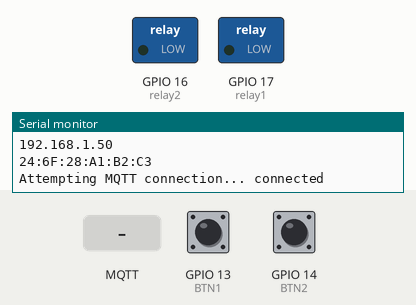
The sketch below on a simulated ESP32. On the bench: switched loads named in the sketch (green lamp = pin HIGH), the last lines printed to the serial monitor. Inputs (shaded band) come from the test bench; at power-on: GPIO 13 (BTN1) LOW, GPIO 14 (BTN2) LOW. WiFi joins after 1.5 s; servers stay silent unless stated; random numbers use the default seed unless the sketch sets one; no MQTT or app messages arrive unless stated.

Above: at 2.7 s.
2.8 s: GPIO 13 (BTN1) pulled HIGH for 0.15 s
At 4.0 s:
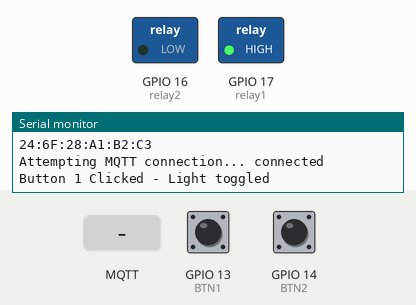
4.4 s: GPIO 14 (BTN2) pulled HIGH for 0.15 s
At 5.2 s:
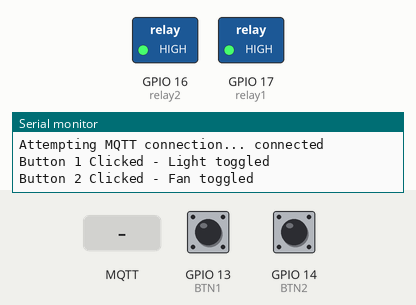
6.0 s: MQTT message "light1_off" arrives on the first subscribed topic
At 6.5 s:
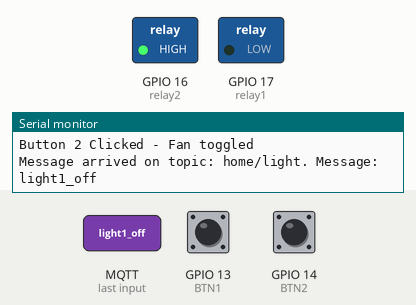
9.0 s: GPIO 13 (BTN1) pulled HIGH for 1 s
At 10.0 s:
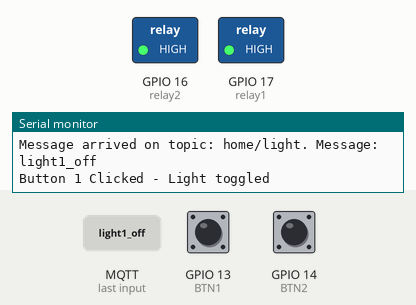
11.5 s: GPIO 13 (BTN1) pulled HIGH for 3.2 s
At 11.9 s:
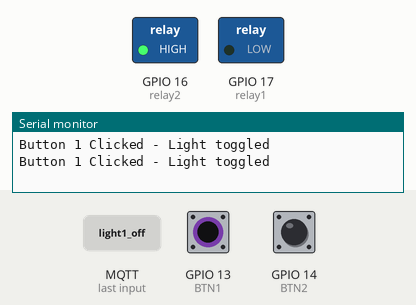
Timing chart, 0 to 14.5 s (numbered marks = the images above; inputs shaded):
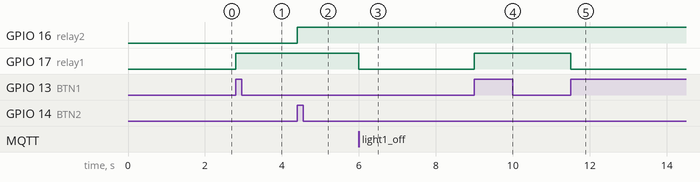

Measured:
- after the input at 2.8 s, GPIO 17 (relay1): LOW → HIGH at once
- after the input at 4.4 s, GPIO 16 (relay2): LOW → HIGH at once
- after the input at 6.0 s, GPIO 17 (relay1): HIGH → LOW at once
- after the input at 9.0 s, GPIO 17 (relay1): LOW → HIGH at once
- after the input at 11.5 s, GPIO 17 (relay1): HIGH → LOW at once

The sketch:

sh_firmware.ino
```cpp
#include <WiFi.h>
#include "PubSubClient.h"

// Button and relay pins
const int BTN1 = 13;
const int BTN2 = 14;
const int relay1 = 17;
const int relay2 = 16;

// Button states
bool lastBTN1_State = LOW;
bool lastBTN2_State = LOW;

// Relay states
bool relay1State = LOW;
bool relay2State = LOW;

// WiFi and MQTT settings
const char* ssid = "YOUR_WIFI_SSID";
const char* password = "YOUR_WIFI_PASSWORD";
const char* mqttServer = "broker.hivemq.com";
const int port = 1883;

WiFiClient espClient;
PubSubClient client(espClient);

void setup() {
  Serial.begin(115200);
  pinMode(BTN1, INPUT);
  pinMode(BTN2, INPUT);
  pinMode(relay1, OUTPUT);
  pinMode(relay2, OUTPUT);

  Serial.print("Connecting to ");
  Serial.println(ssid);

  wifiConnect();

  Serial.println("\nWiFi connected");
  Serial.println("IP address: ");
  Serial.println(WiFi.localIP());
  Serial.println(WiFi.macAddress());

  client.setServer(mqttServer, port);
  client.setCallback(callback);
}

void wifiConnect() {
  WiFi.mode(WIFI_STA);
  WiFi.begin(ssid, password);
  while (WiFi.status() != WL_CONNECTED) {
    delay(500);
    Serial.print(".");
  }
}

void mqttReconnect() {
  while (!client.connected()) {
    Serial.print("Attempting MQTT connection...");
    String clientId = "ESP32Client-" + String(random(0xffff), HEX);
    if (client.connect(clientId.c_str())) {
      Serial.println(" connected");
      client.subscribe("home/light");
      client.subscribe("home/fan");
    } else {
      Serial.print("failed, rc=");
      Serial.print(client.state());
      Serial.println(" try again in 5 seconds");
      delay(5000);
    }
  }
}

void callback(char* topic, byte* message, unsigned int length) {
  Serial.print("Message arrived on topic: ");
  Serial.print(topic);
  Serial.print(". Message: ");
  String stMessage;

  for (int i = 0; i < length; i++) {
    Serial.print((char)message[i]);
    stMessage += (char)message[i];
  }
  Serial.println();

  if (String(topic) == "home/light") {
    if (stMessage == "light1_on") {
      relay1State = HIGH;
    } else if (stMessage == "light1_off") {
      relay1State = LOW;
    }
    digitalWrite(relay1, relay1State);
  }

  if (String(topic) == "home/fan") {
    if (stMessage == "fan_on") {
      relay2State = HIGH;
    } else if (stMessage == "fan_off") {
      relay2State = LOW;
    }
    digitalWrite(relay2, relay2State);
  }
}

void loop() {
  // Read the current state of the buttons
  bool currentBTN1_State = digitalRead(BTN1);
  bool currentBTN2_State = digitalRead(BTN2);

  // Check if button 1 state has changed
  if (currentBTN1_State != lastBTN1_State) {
    lastBTN1_State = currentBTN1_State;
    if (currentBTN1_State == HIGH) {
      relay1State = !relay1State;
      digitalWrite(relay1, relay1State);
      Serial.println("Button 1 Clicked - Light toggled");
    }
  }

  // Check if button 2 state has changed
  if (currentBTN2_State != lastBTN2_State) {
    lastBTN2_State = currentBTN2_State;
    if (currentBTN2_State == HIGH) {
      relay2State = !relay2State;
      digitalWrite(relay2, relay2State);
      Serial.println("Button 2 Clicked - Fan toggled");
    }
  }

  if (!client.connected()) {
    mqttReconnect();
  }
  client.loop();
}
```
